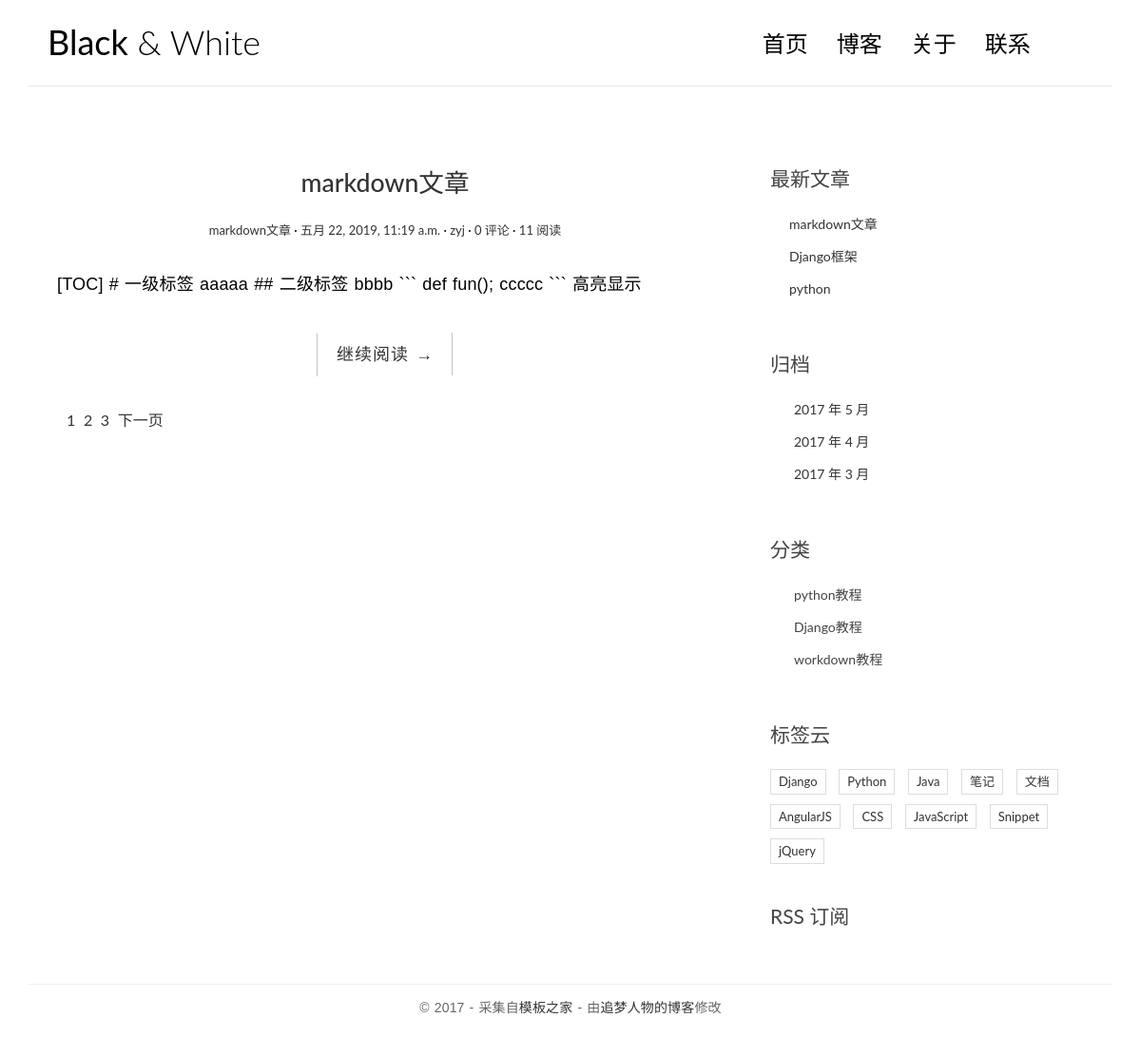
/app1/index/, run on an earlier commit of the app's database.
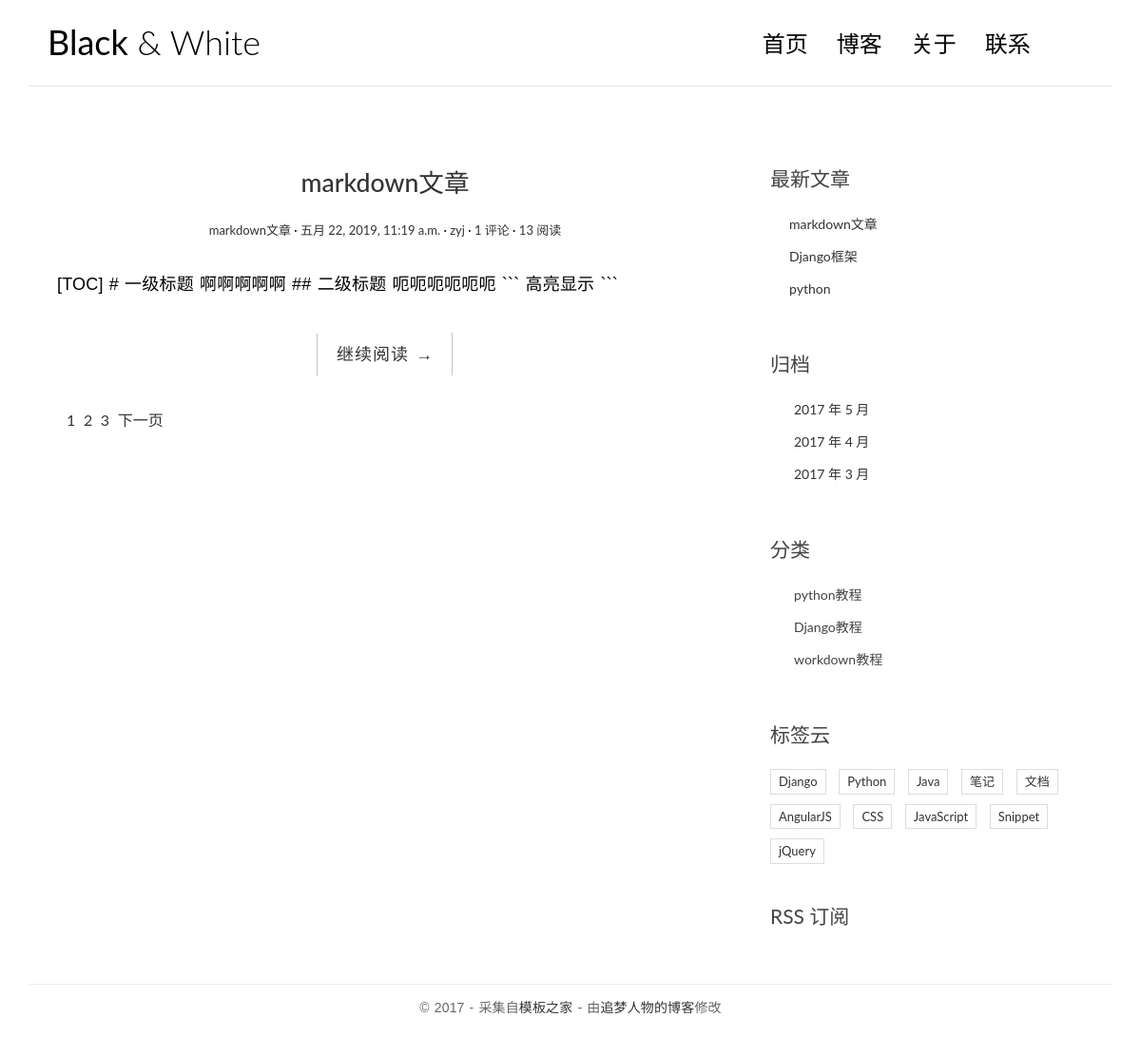
And on a later commit of the database.
### app1/models.py (models this page shows, shortened)
class Articles(models.Model):
    title=models.CharField(max_length=30,verbose_name='标题')
    create_time=models.DateTimeField(auto_now_add=True,verbose_name='创建时间')
    update_time=models.DateTimeField(auto_now=True,verbose_name='修改时间')
    Readnum=models.PositiveIntegerField(default=0,verbose_name='阅读数')
    bodytxt=models.TextField(max_length=500,default='',verbose_name='正文')
    author=models.ForeignKey(User,on_delete=models.CASCADE,verbose_name='作者')
    category=models.ForeignKey(Category,on_delete=models.CASCADE,verbose_name='文章类别')
    pag=models.ManyToManyField(Pags,verbose_name='标签')
    class Meta():
        verbose_name = "文章"
        verbose_name_plural = verbose_name

class Category(models.Model):
    title=models.CharField(max_length=30,verbose_name='类别')
    class Meta():
        verbose_name = "类别"
        verbose_name_plural = verbose_name

### app1/views.py (the view)
def index(request):
    num=request.GET.get('page')
    print(num)
    if num== None:
        num=1
    articles=Articles.objects.all().order_by('-create_time')
    paginator=Paginator(articles,1)
    page=paginator.get_page(num)
    return render(request,'index.html',{'page':page})

### app1/templatetags/func1.py (called while the page is built)
@register.simple_tag()
def getnewcomments(num):
    return Articles.objects.all().order_by('-create_time')[:num]

@register.simple_tag()
def getcategorys():
    return Category.objects.all()

### templates/index.html (shortened to what this page needs)
{% extends 'base.html' %}
{% load func1 %}
{% block left %}
{% for article in page.object_list %}
    <article class="post post-1">
    <header class="entry-header">
        <h1 class="entry-title">
            <a href="{% url 'app1:single' article.id %}">{{article.title}}</a>
        </h1>
        <div class="entry-meta">
            <span class="post-category"><a href="#">{{article.title}}</a></span>
            <span class="post-date"><a href="#"><time class="entry-date"
                                                      datetime="2012-11-09T23:15:57+00:00">{{article.create_time}}</time></a></span>
            <span class="post-author"><a href="#">{{article.author}}</a></span>
            <span class="comments-link"><a href="#">{{article.comment_set.count}} 评论</a></span>
            <span class="views-count"><a href="#">{{article.Readnum}} 阅读</a></span>
        </div>
    </header>
    <div class="entry-content clearfix">
        <p>{{article.bodytxt}}</p>
        <div class="read-more cl-effect-14">
            <a href="#" class="more-link">继续阅读 <span class="meta-nav">→</span></a>
        </div>
    </div>
</article>
{% empty %}
    没有文章
{% endfor %}
<div class="pagination">
    <ul>
        {% for num in page.paginator.page_range %}
            <li><a href="?page={{num}}">{{num}}</a></li>
        {% endfor %}
        {% if page.has_next %}
            <li><a href="?page={{page.next_page_number}}">下一页</a></li>
        {% endif %}
    </ul>
</div>
{% endblock %}

### templates/base.html (shortened to what this page needs)
{% load func1 %}
<!DOCTYPE html>
<html lang="en">
<head>
    <link rel="stylesheet" href="/static/css/bootstrap.min.css">
    <link rel="stylesheet" href="http://code.ionicframework.com/ionicons/2.0.1/css/ionicons.min.css">
    <link rel="stylesheet" href="/static/css/pace.css">
    <link rel="stylesheet" href="/static/css/custom.css">
</head>
<body>
<div class="container">
    <header id="site-header">
        <div class="row">
            <div class="col-md-4 col-sm-5 col-xs-8">
                <div class="logo">
                    <h1><a href="index.html"><b>Black</b> &amp; White</a></h1>
                </div>
            </div>
            <div class="col-md-8 col-sm-7 col-xs-4">
                <nav class="main-nav" role="navigation">
                    <div class="collapse navbar-collapse" id="bs-example-navbar-collapse-1">
                        <ul class="nav navbar-nav navbar-right">
                            <li class="cl-effect-11"><a href="index.html" data-hover="首页">首页</a></li>
                            <li class="cl-effect-11"><a href="full-width.html" data-hover="博客">博客</a></li>
                            <li class="cl-effect-11"><a href="about.html" data-hover="关于">关于</a></li>
                            <li class="cl-effect-11"><a href="contact.html" data-hover="联系">联系</a></li>
                        </ul>
                    </div>
                </nav>
            </div>
        </div>
    </header>
</div>
<div class="content-body">
    <div class="container">
        <div class="row">
            <main class="col-md-8">
                {% block left %}
                {% endblock %}
            </main>
            <aside class="col-md-4">
                <div class="widget widget-recent-posts">
                    <h3 class="widget-title">最新文章</h3>
                    <ul>
                        {% getnewcomments 3 as newcomment %}
                        {% for i in newcomment %}
                            <li><a href="{% url 'app1:single' i.id %}">{{i.title}}</a></li>
                        {% endfor %}
                    </ul>
                </div>
                <div class="widget widget-archives">
                    <h3 class="widget-title">归档</h3>
                    <ul>
                        <li>
                            <a href="#">2017 年 5 月</a>
                        </li>
                        <li>
                            <a href="#">2017 年 4 月</a>
                        </li>
                        <li>
                            <a href="#">2017 年 3 月</a>
                        </li>
                    </ul>
                </div>
                <div class="widget widget-category">
                    <h3 class="widget-title">分类</h3>
                    <ul>
                        {% getcategorys as category %}
                        {% for i in category %}
                            <li>{{i.title}}</li>
                        {% endfor %}
                    </ul>
                </div>
                <div class="widget widget-tag-cloud">
                    <h3 class="widget-title">标签云</h3>
                    <ul>
                        <li>
                            <a href="#">Django</a>
                        </li>
                        <li>
                            <a href="#">Python</a>
                        </li>
                        <li>
                            <a href="#">Java</a>
                        </li>
                        <li>
                            <a href="#">笔记</a>
                        </li>
                        <li>
                            <a href="#">文档</a>
                        </li>
                        <li>
                            <a href="#">AngularJS</a>
                        </li>
                        <li>
                            <a href="#">CSS</a>
                        </li>
                        <li>
                            <a href="#">JavaScript</a>
                        </li>
                        <li>
                            <a href="#">Snippet</a>
                        </li>
                        <li>
                            <a href="#">jQuery</a>
                        </li>
                    </ul>
                </div>
                <div class="rss">
                    <a href=""> RSS 订阅</a>
                </div>
            </aside>
        </div>
    </div>
</div>
<footer id="site-footer">
    <div class="container">
        <div class="row">
            <div class="col-md-12">
                <p class="copyright">&copy 2017 - 采集自<a href="http://www.cssmoban.com/"
                                                        target="_blank" title="模板之家">模板之家</a>
                    - 由<a href="http://zmrenwu.com/" title="网页模板" target="_blank">追梦人物的博客</a>修改
                </p>
            </div>
        </div>
    </div>
</footer>
</body>
</html>

### static/css/custom.css (style rules this page uses)
* { outline: none; }
h1, h2, h3, h4, h5, h6 { margin-top: 0; }
b { font-weight: 400; }
a { color: #333; }
body { color: #444; font-family: 'Lato', sans-serif; }
p { font-family: 'Ubuntu', sans-serif; font-weight: 400; word-spacing: 1px; letter-spacing: 0.01em; }
#site-header { background-color: #FFF; padding: 25px 20px; margin-bottom: 40px; border-bottom: 1px solid #e7e7e7; }
.logo h1 a { color: #000; }
.logo h1 { margin: 0; font-family: 'Lato', sans-serif; font-weight: 300; }
.main-nav { margin-top: 11px; max-width: 95%; }
.main-nav a { color: #000000 !important; padding: 0 0 5px 0 !important; margin-right: 30px; font-family: 'Lato', sans-serif; font-weight: 300; font-size: 24px; }
.cl-effect-11 a { padding: 10px 0; color: #0972b4; text-shadow: none; }
.cl-effect-11 a::before { position: absolute; top: 0; left: 0; overflow: hidden; padding: 0 0 5px 0 !important; max-width: 0; border-bottom: 1px solid #000; color: #000; content: attr(data-hover); white-space: nowrap; -webkit-transition: max-width 0.5s; -moz-transition: max-width 0.5s; transition: max-width 0.5s; }
.content-body { padding-bottom: 4em; }
.post { background: #fff; padding: 30px 30px 0; }
.entry-title { text-align: center; font-size: 1.9em; margin-bottom: 20px; line-height: 1.6; padding: 10px 20px 0; }
.entry-meta { text-align: center; color: #DDDDDD; font-size: 13px; margin-bottom: 30px; }
.entry-content { font-size: 18px; line-height: 1.9; font-weight: 300; color: #000; }
.post-category::after, .post-date::after, .post-author::after, .comments-link::after { content: ' ·'; color: #000; }
.read-more { font-family: 'Ubuntu', sans-serif; font-weight: 400; word-spacing: 1px; letter-spacing: 0.01em; text-align: center; margin-top: 20px; }
.cl-effect-14 a { padding: 0 20px; height: 45px; line-height: 45px; position: relative; display: inline-block; margin: 15px 25px; letter-spacing: 1px; font-weight: 400; text-shadow: 0 0 1px rgba(255, 255, 255, 0.3); }
.cl-effect-14 a::before, .cl-effect-14 a::after { position: absolute; width: 45px; height: 1px; background: #C3C3C3; content: ''; -webkit-transition: all 0.3s; -moz-transition: all 0.3s; transition: all 0.3s; pointer-events: none; }
.cl-effect-14 a::before { top: 0; left: 0; -webkit-transform: rotate(90deg); -moz-transform: rotate(90deg); transform: rotate(90deg); -webkit-transform-origin: 0 0; -moz-transform-origin: 0 0; transform-origin: 0 0; }
.cl-effect-14 a::after { right: 0; bottom: 0; -webkit-transform: rotate(90deg); -moz-transform: rotate(90deg); transform: rotate(90deg); -webkit-transform-origin: 100% 0; -moz-transform-origin: 100% 0; transform-origin: 100% 0; }
.widget { background: #fff; padding: 30px 0 0; }
.widget-title { font-size: 1.5em; margin-bottom: 20px; line-height: 1.6; padding: 10px 0 0; font-weight: 400; }
.widget-recent-posts ul { padding: 0; margin: 0; padding-left: 20px; }
.widget-recent-posts ul li { list-style-type: none; position: relative; line-height: 170%; margin-bottom: 10px; }
.widget-recent-posts ul li::before { content: '\f3d3'; font-family: "Ionicons"; position: absolute; left: -17px; top: 3px; font-size: 16px; color: #000; }
.widget-archives ul { padding: 0; margin: 0; padding-left: 25px; }
.widget-archives ul li { list-style-type: none; position: relative; line-height: 170%; margin-bottom: 10px; }
.widget-archives ul li::before { content: '\f3f3'; font-family: "Ionicons"; position: absolute; left: -25px; top: 1px; font-size: 16px; color: #000; }
.widget-category ul { padding: 0; margin: 0; padding-left: 25px; }
.widget-category ul li { list-style-type: none; position: relative; line-height: 170%; margin-bottom: 10px; }
.widget-category ul li::before { content: '\f3fe'; font-family: "Ionicons"; position: absolute; left: -25px; top: 1px; font-size: 18px; color: #000; }
.widget-tag-cloud ul { padding: 0; margin: 0; margin-right: -10px; }
.widget-tag-cloud ul li { list-style-type: none; font-size: 13px; display: inline-block; margin-right: 10px; margin-bottom: 10px; padding: 3px 8px; border: 1px solid #ddd; }
.rss { font-size: 21px; margin-top: 30px; }
.rss a { color: #444; }
#site-footer { padding-top: 10px; padding: 0 0 1.5em 0; }
.copyright { text-align: center; padding-top: 1em; margin: 0; border-top: 1px solid #eee; color: #666; }
.pagination ul { list-style: none; }
.pagination ul li { display: inline-block; font-size: 16px; margin-right: 5px; }

What changed in the data, as far as the page shows it:
changed Articles "markdown文章": comment_set.count "0" → "1"; Readnum "11" → "13"; bodytxt "[TOC] # 一级标签 aaaaa ## 二级标签 bbbb ``` def fun(); ccccc ``` 高亮显示" → "[TOC] # 一级标题 啊啊啊啊啊 ## 二级标题 呃呃呃呃呃呃 ``` 高亮显示 ```"
